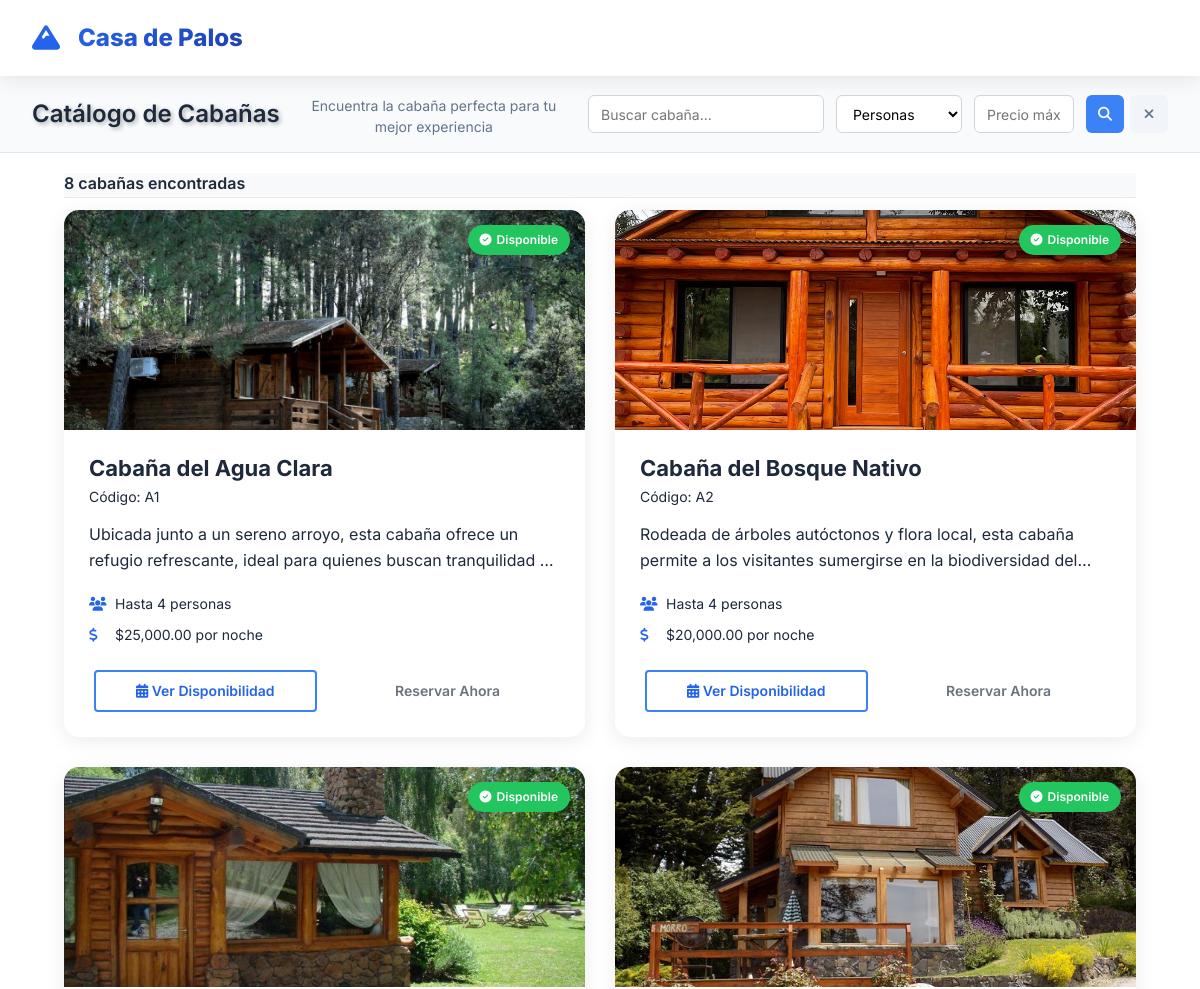
The page /catalogo (upper part) on the database as committed earlier.
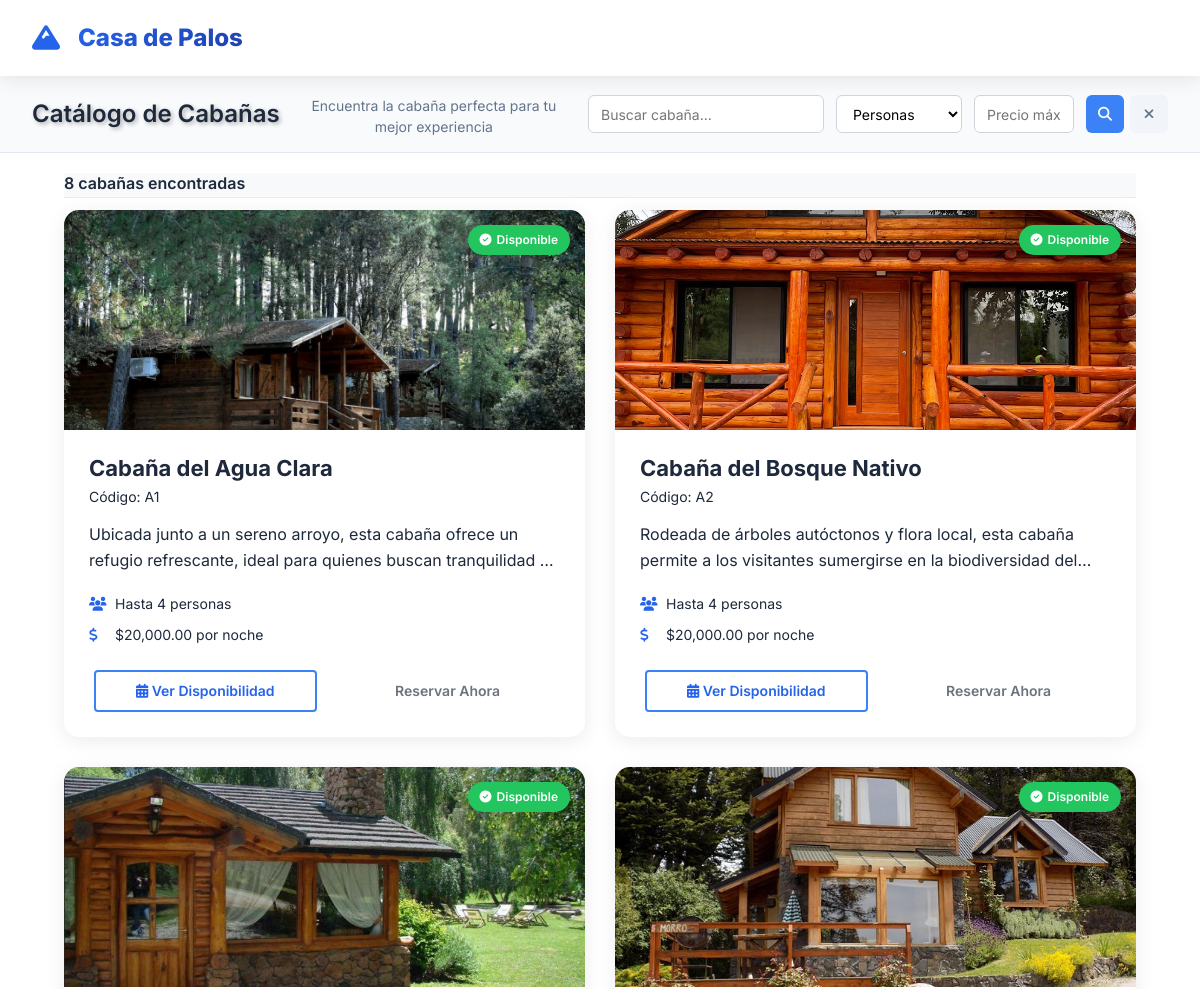
The same page on the database as committed later.
### tables this page shows
CREATE TABLE `cabania` (
  `id_cabania` int NOT NULL AUTO_INCREMENT,
  `cabania_codigo` varchar(45) NOT NULL,
  `cabania_nombre` varchar(45) NOT NULL,
  `cabania_descripcion` varchar(400) NOT NULL,
  `cabania_capacidad` int NOT NULL,
  `cabania_precio` float NOT NULL,
  `cabania_ubicacion` varchar(100) NOT NULL,
  `cabania_cantidadbanios` int NOT NULL,
  `cabania_cantidadhabitaciones` int NOT NULL,
  `cabania_foto` varchar(250) NOT NULL,
  `cabania_estado` int NOT NULL,
  PRIMARY KEY (`id_cabania`)
);

### Core/Controller.php (called while the page is built, shortened)
<?php
abstract class Controller
{
    protected $view;
    public function __construct()
    {
        $this->view = new View();
    }
    protected function render($template, $data = [], $layout = null)
    {
        return $this->view->render($template, $data, $layout);
    }
}

### Controllers/CatalogoController.php (called while the page is built, shortened)
<?php
class CatalogoController extends Controller
{
    public function index()
    {
        $cabaniaModel = new Cabania();
        $filters = [
            'capacidad' => $_GET['capacidad'] ?? '',
            'precio_max' => $_GET['precio_max'] ?? '',
            'busqueda' => $_GET['busqueda'] ?? ''
        ];
        $page = (int)($_GET['page'] ?? 1);
        $perPage = 12;
        $result = $cabaniaModel->getPaginated($page, $perPage, $filters);
        $cabanias = $result['data'];
        $pagination = [
            'current_page' => $result['current_page'],
            'total_pages' => $result['total_pages'],
            'total' => $result['total'],
            'per_page' => $result['per_page']
        ];
        $data = [
            'title' => 'Catálogo de Cabañas - Disponibilidad',
            'description' => 'Explora nuestro catálogo de cabañas y encuentra la perfecta para tu escapada. Consulta disponibilidad y precios en tiempo real.',
            'bodyClass' => 'catalog-page',
            'cabanias' => $cabanias,
            'pagination' => $pagination,
            'filters' => $filters,
            'total_results' => $pagination['total']
        ];
        return $this->render('public/catalogo/index', $data, 'public');
    }
}

### Core/Router.php (called while the page is built, shortened)
<?php
class Router
{
    protected $routes = [];
    protected function addRoute($method, $pattern, $callback)
    {
        $this->routes[] = [
            'method' => is_array($method) ? $method : [$method],
            'pattern' => $pattern,
            'callback' => $callback
        ];
    }
    public function resolve($uri, $method)
    {
        foreach ($this->routes as $route) {
            if (in_array($method, $route['method']) && $this->matchPattern($route['pattern'], $uri, $params)) {
                return $this->callAction($route['callback'], $params);
            }
        }
        return $this->notFound();
    }
    protected function matchPattern($pattern, $uri, &$params)
    {
        $pattern = preg_replace('/\{([^}]+)\}/', '([^/]+)', $pattern);
        $pattern = '#^' . $pattern . '$#';
        if (preg_match($pattern, $uri, $matches)) {
            return true;
        }
        return false;
    }
    protected function callAction($callback, $params)
    {
        if (is_string($callback)) {
            if (strpos($callback, '@') !== false) {
                list($controller, $method) = explode('@', $callback);
                return $this->callControllerMethod($controller, $method, $params);
            }
            return $this->callControllerMethod($callback, 'index', $params);
        }
        throw new \Exception("Callback no válido");
    }
    protected function callControllerMethod($controllerName, $method, $params)
    {
        $controller = new $controllerClass();
        return call_user_func_array([$controller, $method], $params);
    }
}

### index.php (called while the page is built, shortened)
<?php
require_once __DIR__ . '/Core/Autoloader.php';
try {
    $app = new Application();
    $app->run();
} catch (Exception $e) {
    echo "<!DOCTYPE html><html><head><title>Error del Sistema</title></head><body>";
    echo "<h1>Error del Sistema</h1>";
    echo "<p><strong>Mensaje:</strong> " . htmlspecialchars($e->getMessage()) . "</p>";
    echo "<p><strong>Archivo:</strong> " . htmlspecialchars($e->getFile()) . ":" . $e->getLine() . "</p>";
    echo "<pre>" . htmlspecialchars($e->getTraceAsString()) . "</pre>";
    echo "</body></html>";
} catch (Error $e) {
    echo "<!DOCTYPE html><html><head><title>Error Fatal</title></head><body>";
    echo "<h1>Error Fatal del Sistema</h1>";
    echo "<p><strong>Mensaje:</strong> " . htmlspecialchars($e->getMessage()) . "</p>";
    echo "<p><strong>Archivo:</strong> " . htmlspecialchars($e->getFile()) . ":" . $e->getLine() . "</p>";
    echo "<pre>" . htmlspecialchars($e->getTraceAsString()) . "</pre>";
    echo "</body></html>";
}
?>

### Core/Autoloader.php (called while the page is built, shortened)
<?php
class Autoloader
{
    protected static $classMaps = [
        'App\\Models\\' => __DIR__ . '/../Models/',
        'App\\Controllers\\' => __DIR__ . '/../Controllers/',
        'App\\Core\\' => __DIR__ . '/../Core/',
    ];
    public static function autoload($className)
    {
        $className = str_replace('\\', '/', $className);
        foreach (self::$classMaps as $prefix => $baseDir) {
            $prefix = str_replace('\\', '/', $prefix);
            if (strpos($className, $prefix) === 0) {
                $relativeClass = substr($className, strlen($prefix));
                $file = $baseDir . $relativeClass . '.php';
                if (file_exists($file)) {
                    return;
                }
            }
        }
    }
}

### Core/Database.php (called while the page is built, shortened)
<?php
class Database
{
    private static $instance = null;
    private $connection = null;
    public static function getInstance()
    {
        if (self::$instance === null) {
            self::$instance = new self();
        }
        return self::$instance;
    }
    private function connect()
    {
        $hostname = getenv('DB_HOST');
        $username = getenv('DB_USER');
        $password = getenv('DB_PASS');
        $schema = getenv('DB_SCHEMA');
        $this->connection = new mysqli($hostname, $username, $password, $schema);
        $this->connection->set_charset("utf8");
    }
    public function query($sql)
    {
        $result = $this->connection->query($sql);
        return $result;
    }
}

### Models/Cabania.php (called while the page is built, shortened)
<?php
class Cabania extends Model
{
    public function getPaginated($page = 1, $perPage = 10, $filters = [])
    {
        $whereConditions = ['cabania_estado = 1'];
        $whereClause = implode(' AND ', $whereConditions);
        return $this->paginate($page, $perPage, $whereClause, "cabania_nombre ASC");
    }
}

### Core/Model.php (called while the page is built, shortened)
<?php
abstract class Model
{
    protected $db;
    protected $table;
    public function __construct()
    {
        $this->db = Database::getInstance();
    }
    public function paginate($page = 1, $perPage = 10, $where = "", $orderBy = "")
    {
        $offset = ($page - 1) * $perPage;
        $countSql = "SELECT COUNT(*) as total FROM {$this->table}";
        if ($where) {
            $countSql .= " WHERE " . $where;
        }
        $countResult = $this->db->query($countSql);
        $totalRecords = $countResult->fetch_assoc()['total'];
        $sql = "SELECT * FROM {$this->table}";
        if ($where) {
            $sql .= " WHERE " . $where;
        }
        if ($orderBy) {
            $sql .= " ORDER BY " . $orderBy;
        }
        $sql .= " LIMIT $perPage OFFSET $offset";
        $result = $this->db->query($sql);
        $records = [];
        while ($row = $result->fetch_assoc()) {
            $records[] = $row;
        }
        return [
            'data' => $records,
            'total' => $totalRecords,
            'current_page' => $page,
            'per_page' => $perPage,
            'total_pages' => ceil($totalRecords / $perPage)
        ];
    }
}

### Views/public/catalogo/index.php (the view, shortened to what the rows shown need)
<div class="hero-section catalog-hero minimal-hero">
    <div class="container">
        <div class="hero-minimal-content">
            <h1 class="minimal-title">Catálogo de Cabañas</h1>
        </div>
    </div>
</div>
<section class="catalog-results">
    <div class="container">
<section class="catalog-results">
    <div class="container">
        <div class="results-header">
            <div class="results-info">
                <h2>
                    <?php if ($total_results > 0): ?>
                        <?= $total_results ?> cabaña<?= $total_results > 1 ? 's' : '' ?> encontrada<?= $total_results > 1 ? 's' : '' ?>
                    <?php else: ?>
                        No se encontraron cabañas
                    <?php endif; ?>
                </h2>
            </div>
        </div>
        <?php if (!empty($cabanias)): ?>
            <div class="cabins-grid">
                <?php foreach ($cabanias as $cabania): ?>
                    <div class="cabin-card" data-cabin-id="<?= $cabania['id_cabania'] ?>">
                        <div class="cabin-image">
                            <img src="<?= $this->asset('imagenes/cabanias/' . $cabania['imagen']) ?>"
                                 alt="<?= $this->escape($cabania['cabania_nombre']) ?>"
                                 loading="lazy">
                            <div class="cabin-status">
                                <span class="status-badge status-available">
                                    <i class="fas fa-check-circle"></i> Disponible
                                </span>
                            </div>
                        </div>
                        <div class="cabin-info">
                            <h3 class="cabin-name"><?= $this->escape($cabania['cabania_nombre']) ?></h3>
                            <p class="cabin-code">Código: <?= $this->escape($cabania['cabania_codigo']) ?></p>
                            <?php if (!empty($cabania['cabania_descripcion'])): ?>
                                <p class="cabin-description">
                                    <?= $this->escape($cabania['cabania_descripcion']) ?>
                                </p>
                            <?php endif; ?>
                            <div class="cabin-features">
                                <div class="feature">
                                    <i class="fas fa-users"></i>
                                    <span>Hasta <?= $cabania['cabania_capacidad'] ?> personas</span>
                                </div>
                                <div class="feature">
                                    <i class="fas fa-dollar-sign"></i>
                                    <span>$<?= number_format($cabania['cabania_precio'], 2) ?> por noche</span>
                                </div>
                            </div>
                            <div class="cabin-actions">
                                <button type="button"
                                        class="btn btn-outline btn-availability"
                                        data-cabin-id="<?= $cabania['id_cabania'] ?>"
                                        data-cabin-name="<?= $this->escape($cabania['cabania_nombre']) ?>"
                                        data-cabin-price="<?= $cabania['cabania_precio'] ?>">
                                    <i class="fas fa-calendar-alt"></i>
                                    Ver Disponibilidad
                                </button>
                                <button type="button"
                                        class="btn btn-primary btn-reserve"
                                        data-cabin-id="<?= $cabania['id_cabania'] ?>"
                                        disabled>
                                    Reservar Ahora
                                </button>
                            </div>
                        </div>
                    </div>
                <?php endforeach; ?>
            </div>
        <?php endif; ?>
    </div>
</section>

Rows that differ between the two databases and show on the page:
changed cabania "Cabaña del Agua Clara": cabania_precio "25,000.00" → "20,000.00"
